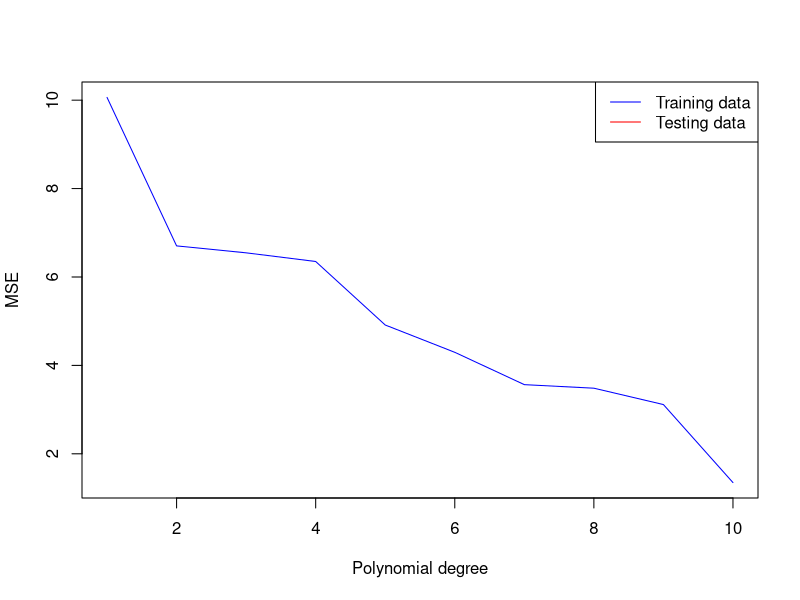

This figure's R source:
library(MASS)

# Set the number of variables
n <- 4

diag(n)

# Generate random data from a multivariate normal distribution
data <- mvrnorm(n = 1000, mu = rep(0, n), Sigma = diag(n))


# Load the mtcars dataset
data(mtcars)

# Split the data into training and testing sets
train <- mtcars[1:20,]
test <- mtcars[21:32,]

# Define a function to calculate the mean squared error (MSE)
mse <- function(actual, predicted) {
  mean((actual - predicted)^2)
}

# Fit polynomial regression models of different degrees
degrees <- 1:10
train_mses <- numeric(length = length(degrees))
test_mses <- numeric(length = length(degrees))

for (i in 1:length(degrees)) {
  degree <- degrees[i]
  formula <- as.formula(paste("mpg ~ poly(hp, ", degree, ")", sep = ""))
  
  # Train the model on the training data
  model <- lm(formula, data = train)
  
  # Predict the training and testing data
  train_pred <- predict(model, newdata = train)
  test_pred <- predict(model, newdata = test)
  
  # Calculate the mean squared error on the training and testing data
  train_mses[i] <- mse(train$mpg, train_pred)
  test_mses[i] <- mse(test$mpg, test_pred)
}

# Plot the results
plot(degrees, train_mses, type = "l", col = "blue", xlab = "Polynomial degree", ylab = "MSE")
lines(degrees, test_mses, col = "red")
legend("topright", legend = c("Training data", "Testing data"), col = c("blue", "red"), lty = 1)
